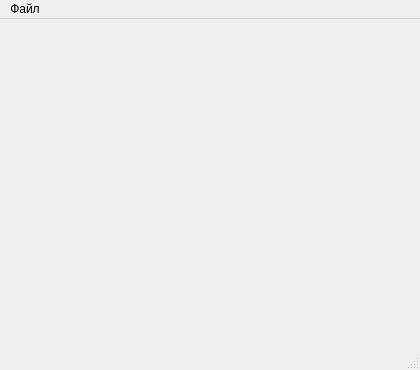
<?xml version="1.0" encoding="UTF-8"?>
<ui version="4.0">
 <class>MainWindow</class>
 <widget class="QMainWindow" name="MainWindow">
  <property name="geometry">
   <rect>
    <x>0</x>
    <y>0</y>
    <width>420</width>
    <height>370</height>
   </rect>
  </property>
  <property name="windowTitle">
   <string>MainWindow</string>
  </property>
  <widget class="QWidget" name="centralwidget"/>
  <widget class="QMenuBar" name="menubar">
   <property name="geometry">
    <rect>
     <x>0</x>
     <y>0</y>
     <width>420</width>
     <height>22</height>
    </rect>
   </property>
   <widget class="QMenu" name="fileMenu">
    <property name="title">
     <string>Файл</string>
    </property>
    <addaction name="saveAction"/>
    <addaction name="loadAction"/>
   </widget>
   <addaction name="fileMenu"/>
  </widget>
  <widget class="QStatusBar" name="statusbar"/>
  <action name="saveAction">
   <property name="text">
    <string>Сохранить</string>
   </property>
  </action>
  <action name="loadAction">
   <property name="text">
    <string>Загрузить сохранение</string>
   </property>
  </action>
 </widget>
 <resources/>
 <connections/>
</ui>
